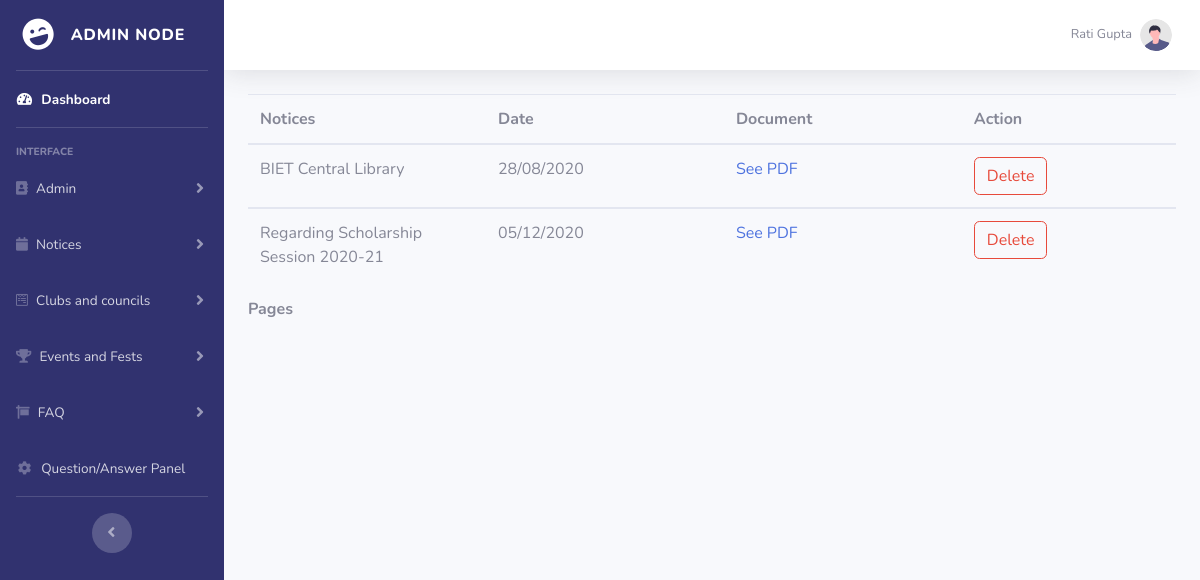
Page /view_notice.php (signed in) on the committed database.
### tables this page shows
CREATE TABLE `notice` (
  `notice_id` int(11) NOT NULL,
  `title` varchar(500) NOT NULL,
  `date` varchar(20) NOT NULL,
  `npdf` varchar(1000) NOT NULL
);

### view_notice.php (the view, shortened to what this page needs)
<!DOCTYPE html>
<html lang="en">
<head>
    <link href="vendor/fontawesome-free/css/all.min.css" rel="stylesheet" type="text/css">
    <link href="css/sb-admin-2.min.css" rel="stylesheet">
</head>
<body id="page-top">
    <div id="wrapper">
        <?php
        include 'include/sidebar.php'
        ?>
        <div id="content-wrapper" class="d-flex flex-column">
            <div id="content">
                <?php
                include 'include/topbar.php'
                ?>
                <div class="container-fluid">
                    <?php
                    include 'conn.php';
                    if (isset($_GET["page"])) {
                        $page = $_GET["page"];
                    } else {
                        $page = 1;
                    };
                    $start_from = ($page - 1) * 20;
                    $sql = "select * from notice ORDER BY notice_id DESC LIMIT $start_from, 20";
                    $rs_result = mysqli_query($con, $sql);
                    ?>
                    <table class="table">
                        <thead>
                            <tr>
                                <th width="20%">Notices</th>
                                <th width="20%">Date</th>
                                <th width="20%">Document</th>
                                <th colspan=2 width="18%">Action</th>
                            </tr>
                        </thead>
                        <?php
                        while ($row = mysqli_fetch_assoc($rs_result)) {
                        ?>
                            <tbody>
                                <tr>
                                    <td> <?php echo $row["title"]; ?> </td>
                                    <td> <?php echo $row["date"]; ?> </td>
                                    <td><a href="npdf/<?php echo $row["npdf"]; ?>" target="_blank">See PDF </a></td>
                                    <td><a class="btn btn-outline-danger" href='noticedelete.php?key1=<?php echo $row["notice_id"]; ?>'>Delete</a>
                                    </td>
                                </tr>
                            </tbody>
                        <?php
                        };
                        ?>
                    </table>
                    <strong>Pages </strong>
                </div>
            </div>
        </div>
    </div>
</body>
</html>

### rows in the picture
notice: title "BIET Central Library", date "28/08/2020"
notice: title "Regarding Scholarship Session 2020-21", date "05/12/2020"

### other values in the picture
$_SESSION['username'] "Rati Gupta"
